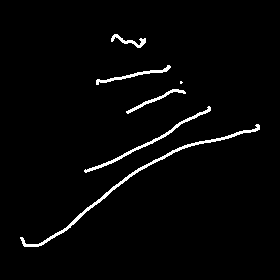
#> input picture images/shape9/4641_9mnist.png, 280 x 280 px, found by its file name; its folder holds only this picture in this run
$ python contours.py
#> lines starting #> are read from the running program, lines starting #| are printed output that depends on the picture; after the words box and inside, x2 and y2 are one past the last pixel; in counts of white or black regions, pixels touching at a corner belong together
import cv2
import os
import csv
import numpy as np
from datetime import datetime
from skimage.morphology import skeletonize

# --- CONFIG ---
IMG_DIR = "images/shape9"
timestamp = datetime.now().strftime("%Y%m%d_%H%M%S")
CSV_OUT = f"shape9_full_segments_{timestamp}.csv"
ANNOTATED_DIR = f"annotated_shape9_{timestamp}"
SKELETON_DIR = f"skeleton_shape9_{timestamp}"

# Optional: specify which images to process
# Format: list of strings, e.g. ["7513", "9500-9550", "10456"] or None to process all
IMAGES_TO_PROCESS = None  # process all images
IMAGE_LIMIT = None  # e.g., 10 to process only the first 10 matching images

# --- Helper to parse image IDs ---
def parse_image_list(image_list):
    if image_list is None:
        return None
    ids = set()
    for item in image_list:
        if "-" in item:
            start, end = map(int, item.split("-"))
            ids.update(str(i) for i in range(start, end + 1))
        else:
            ids.add(item)
    return ids

valid_ids = parse_image_list(IMAGES_TO_PROCESS)

# Create output directories
os.makedirs(ANNOTATED_DIR, exist_ok=True)
os.makedirs(SKELETON_DIR, exist_ok=True)

# --- Collect valid file list ---
all_files = [f for f in os.listdir(IMG_DIR) if f.endswith("_9mnist.png")]
selected_files = []
for f in all_files:
    cid = f.split("_")[0]
    if valid_ids is None or cid in valid_ids:
        selected_files.append(f)

if IMAGE_LIMIT is not None:
    selected_files = selected_files[:IMAGE_LIMIT]

total_files = len(selected_files)
processed_count = 0

# --- Fixed color palette with good visibility ---
PALETTE = [
    (0, 128, 255),   # Orange-ish blue
    (0, 200, 100),   # Medium green
    (255, 100, 0),   # Orange
    (200, 0, 200),   # Magenta
    (0, 180, 180),   # Teal
    (180, 180, 0),   # Olive
    (255, 80, 80),   # Coral
    (120, 0, 200),   # Purple
    (0, 150, 255),   # Sky blue
]

# --- Main processing ---
with open(CSV_OUT, mode='w', newline='') as csvfile:
    writer = csv.writer(csvfile)
    writer.writerow(["child_id", "component_num", "x_values", "y_values"])

    for fname in selected_files:
        processed_count += 1
        print(f"Processing {fname} ({processed_count}/{total_files})")

        child_id = fname.split("_")[0]
        img_path = os.path.join(IMG_DIR, fname)
        img = cv2.imread(img_path, cv2.IMREAD_GRAYSCALE)
#> img: shape (280, 280); 2.4% white in thin lines or dots, all inside (x1, y1, x2, y2) = (20, 34, 260, 247)

        # Threshold original image
        _, binary = cv2.threshold(img, 127, 255, cv2.THRESH_BINARY)

        # Skeletonize the binary image
        skel = skeletonize(binary // 255)  # convert to boolean, then skeletonize
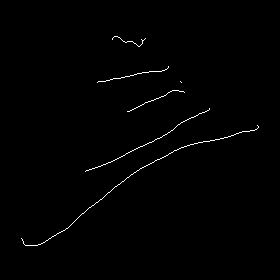
#> skel: shape (280, 280) bool; 0.69% white in thin lines or dots, all inside (x1, y1, x2, y2) = (21, 36, 259, 246)
        skel = skel.astype(np.uint8) * 255  # back to uint8 for OpenCV

        # Save skeleton image
        skeleton_path = os.path.join(SKELETON_DIR, fname)
        cv2.imwrite(skeleton_path, skel)

        # Find contours on the skeleton
        contours, _ = cv2.findContours(skel, cv2.RETR_EXTERNAL, cv2.CHAIN_APPROX_NONE)
#> contours = 6 contours, all with area under 20

        # For drawing
        annotated = cv2.cvtColor(img, cv2.COLOR_GRAY2BGR)
#> annotated is the input picture: shape (280, 280, 3); 2.4% white in thin lines or dots, all inside (x1, y1, x2, y2) = (20, 34, 260, 247)

        for i, cnt in enumerate(contours):
            coords = cnt.squeeze()
            if len(coords.shape) != 2 or coords.shape[0] < 2:
                continue  # skip degenerate contours

            x_vals = coords[:, 0].tolist()
            y_vals = coords[:, 1].tolist()

            writer.writerow([
                child_id,
                i + 1,
                ",".join(map(str, x_vals)),
                ",".join(map(str, y_vals))
            ])

            # Draw contour with fixed palette
            color = PALETTE[i % len(PALETTE)]
            cv2.drawContours(annotated, [cnt], -1, color, 1)
#> this loop made 6 passes
#> color on passes 1, 2, 3, 5, 6: (0, 128, 255), (0, 200, 100), (255, 100, 0), (0, 180, 180), (180, 180, 0)
#> (coords, x_vals, y_vals, color) on pass 4: ([[180, 81], [181, 82]], [180, 181], [81, 82], (200, 0, 200))
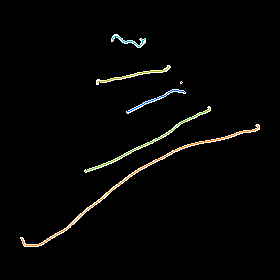
#> annotated: shape (280, 280, 3); 0.69% of pixels changed, all inside (x1, y1, x2, y2) = (21, 36, 259, 246)

        out_path = os.path.join(ANNOTATED_DIR, fname)
        cv2.imwrite(out_path, annotated)

print("Done.")

$ run again, on images/shape9/7501_9mnist.png
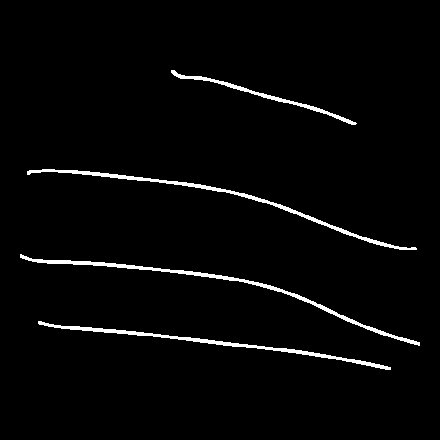
#> input picture images/shape9/7501_9mnist.png, 440 x 440 px, found by its file name
#> img: shape (440, 440); 2.5% white; 4 white regions, box (x1, y1, x2, y2) and area: (20, 254, 420, 346) 1499, (27, 169, 417, 250) 1400, (38, 321, 391, 370) 1258, (171, 70, 357, 125) 700
#> `skel = skeletonize(binary // 255)`:
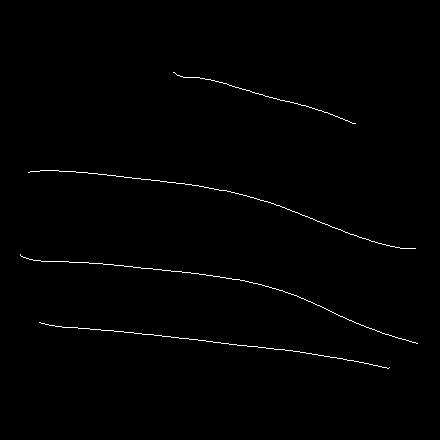
#> skel: shape (440, 440) bool; 0.68% white in thin lines or dots, all inside (x1, y1, x2, y2) = (20, 72, 418, 369)
#> contours = 4 contours, all with area under 20
#> annotated is the input picture: shape (440, 440, 3); 2.5% white; 4 white regions, box (x1, y1, x2, y2) and area: (20, 254, 420, 346) 1499, (27, 169, 417, 250) 1400, (38, 321, 391, 370) 1258, (171, 70, 357, 125) 700
#> the loop `for i, cnt in enumerate(contours):` made 4 passes
#> color on passes 1 to 4: (0, 128, 255), (0, 200, 100), (255, 100, 0), (200, 0, 200)
#> after the loop `for i, cnt in enumerate(contours):`:
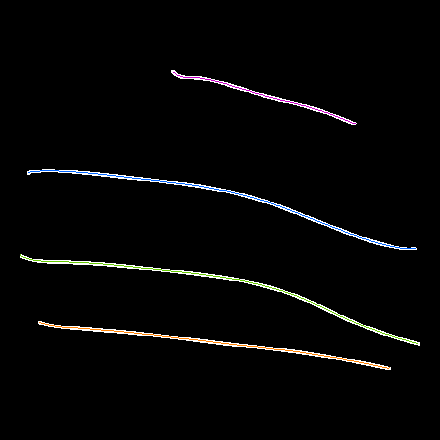
#> annotated: shape (440, 440, 3); 0.68% of pixels changed, all inside (x1, y1, x2, y2) = (20, 72, 418, 369)

$ run again, on images/shape9/7504_9mnist.png
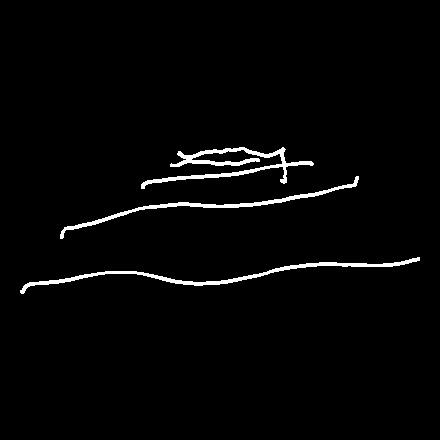
#> input picture images/shape9/7504_9mnist.png, 440 x 440 px, found by its file name
#> img: shape (440, 440); 2.2% white; 3 white regions, box (x1, y1, x2, y2) and area: (141, 147, 314, 189) 1568, (20, 257, 420, 294) 1503, (60, 176, 359, 239) 1182
#> `skel = skeletonize(binary // 255)`:
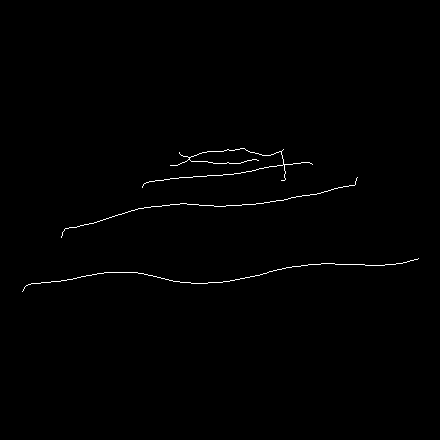
#> skel: shape (440, 440) bool; 0.57% white in thin lines or dots, all inside (x1, y1, x2, y2) = (22, 148, 419, 292)
#> contours = 3 contours, all with area under 20
#> annotated is the input picture: shape (440, 440, 3); 2.2% white; 3 white regions, box (x1, y1, x2, y2) and area: (141, 147, 314, 189) 1568, (20, 257, 420, 294) 1503, (60, 176, 359, 239) 1182
#> the loop `for i, cnt in enumerate(contours):` made 3 passes
#> color on passes 1 to 3: (0, 128, 255), (0, 200, 100), (255, 100, 0)
#> after the loop `for i, cnt in enumerate(contours):`:
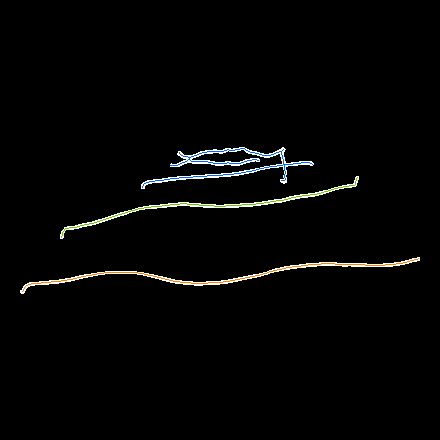
#> annotated: shape (440, 440, 3); 0.57% of pixels changed, all inside (x1, y1, x2, y2) = (22, 148, 419, 292)

$ run again, on images/shape9/7505_9mnist.png
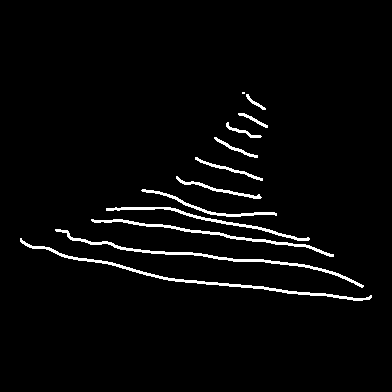
#> input picture images/shape9/7505_9mnist.png, 392 x 392 px, found by its file name
#> img: shape (392, 392); 3.1% white; 12 white regions (1 under 20 px), largest, box (x1, y1, x2, y2) and area: (20, 238, 372, 301) 1070, (55, 229, 364, 288) 950, (91, 219, 334, 257) 730
#> `skel = skeletonize(binary // 255)`:
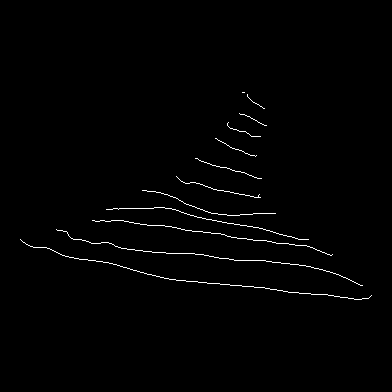
#> skel: shape (392, 392) bool; 0.99% white in thin lines or dots, all inside (x1, y1, x2, y2) = (20, 92, 372, 300)
#> contours = 12 contours, all with area under 20
#> annotated is the input picture: shape (392, 392, 3); 3.1% white; 12 white regions (1 under 20 px), largest, box (x1, y1, x2, y2) and area: (20, 238, 372, 301) 1070, (55, 229, 364, 288) 950, (91, 219, 334, 257) 730
#> the loop `for i, cnt in enumerate(contours):` made 12 passes
#> color on passes 1 to 8: (0, 128, 255), (0, 200, 100), (255, 100, 0), (200, 0, 200), (0, 180, 180), (180, 180, 0), (255, 80, 80), (120, 0, 200)
#> after the loop `for i, cnt in enumerate(contours):`:
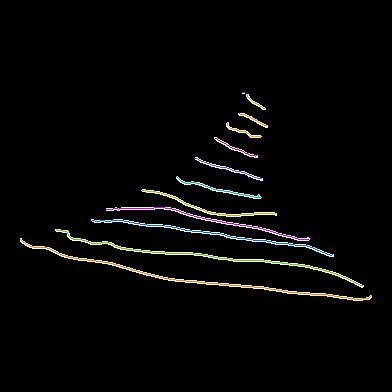
#> annotated: shape (392, 392, 3); 0.99% of pixels changed, all inside (x1, y1, x2, y2) = (20, 92, 372, 300)
